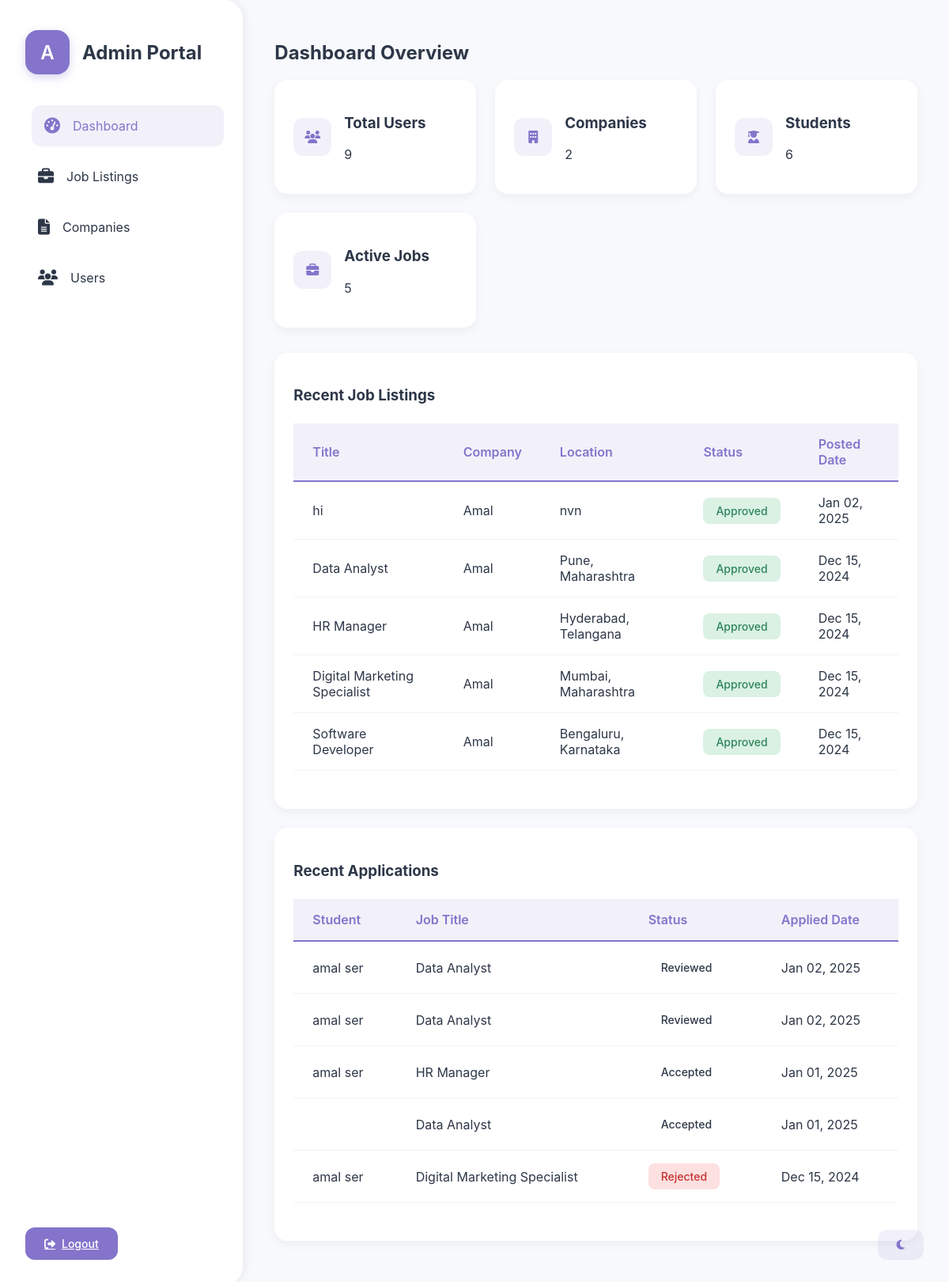
Page /admin_dashboard.php (signed in) on the committed database.
### tables this page shows
CREATE TABLE `job_listings` (
  `id` int(11) NOT NULL,
  `company_id` int(11) DEFAULT NULL,
  `title` varchar(100) NOT NULL,
  `description` text NOT NULL,
  `requirements` text DEFAULT NULL,
  `salary` varchar(50) DEFAULT NULL,
  `location` varchar(100) DEFAULT NULL,
  `job_type` enum('full-time','part-time','contract','internship') DEFAULT 'full-time',
  `image_path` varchar(255) DEFAULT NULL,
  `posted_at` timestamp NULL DEFAULT current_timestamp(),
  `status` enum('pending','approved','rejected') DEFAULT 'pending',
  `expiration_date` datetime DEFAULT (`posted_at` + interval 30 day)
);

CREATE TABLE `company_profiles` (
  `id` int(11) NOT NULL,
  `user_id` int(11) DEFAULT NULL,
  `company_name` varchar(100) NOT NULL,
  `description` text DEFAULT NULL,
  `website` varchar(255) DEFAULT NULL
);

CREATE TABLE `job_applications` (
  `id` int(11) NOT NULL,
  `job_id` int(11) DEFAULT NULL,
  `student_id` int(11) DEFAULT NULL,
  `application_date` timestamp NULL DEFAULT current_timestamp(),
  `status` enum('pending','reviewed','accepted','rejected') DEFAULT 'pending'
);

CREATE TABLE `student_profiles` (
  `id` int(11) NOT NULL,
  `user_id` int(11) DEFAULT NULL,
  `full_name` varchar(100) NOT NULL,
  `date_of_birth` date DEFAULT NULL,
  `education` text DEFAULT NULL,
  `skills` text DEFAULT NULL,
  `resume_path` varchar(255) DEFAULT NULL
);

### pages/admin/dashboard.php (the view, shortened to what this page needs)
<?php
$total_users = mysqli_fetch_assoc(mysqli_query($conn, "SELECT COUNT(*) as count FROM users"))['count'];
$total_companies = mysqli_fetch_assoc(mysqli_query($conn, "SELECT COUNT(*) as count FROM users WHERE user_type = 'company'"))['count'];
$total_students = mysqli_fetch_assoc(mysqli_query($conn, "SELECT COUNT(*) as count FROM users WHERE user_type = 'student'"))['count'];
$total_jobs = mysqli_fetch_assoc(mysqli_query($conn, "SELECT COUNT(*) as count FROM job_listings"))['count'];
?>
<h2>Dashboard Overview</h2>
<div class="analytics-grid">
    <div class="analytics-card">
        <div class="analytics-icon">
            <i class="fas fa-users"></i>
        </div>
        <div>
            <h3>Total Users</h3>
            <p><?php echo $total_users; ?></p>
        </div>
    </div>
    <div class="analytics-card">
        <div class="analytics-icon">
            <i class="fas fa-building"></i>
        </div>
        <div>
            <h3>Companies</h3>
            <p><?php echo $total_companies; ?></p>
        </div>
    </div>
    <div class="analytics-card">
        <div class="analytics-icon">
            <i class="fas fa-user-graduate"></i>
        </div>
        <div>
            <h3>Students</h3>
            <p><?php echo $total_students; ?></p>
        </div>
    </div>
    <div class="analytics-card">
        <div class="analytics-icon">
            <i class="fas fa-briefcase"></i>
        </div>
        <div>
            <h3>Active Jobs</h3>
            <p><?php echo $total_jobs; ?></p>
        </div>
    </div>
</div>
<div class="card">
    <h3>Recent Job Listings</h3>
    <table>
        <thead>
            <tr>
                <th>Title</th>
                <th>Company</th>
                <th>Location</th>
                <th>Status</th>
                <th>Posted Date</th>
            </tr>
        </thead>
        <tbody>
            <?php
            $recent_jobs_query = "SELECT j.*, c.company_name
                                FROM job_listings j
                                LEFT JOIN company_profiles c ON j.company_id = c.id
                                ORDER BY j.posted_at DESC LIMIT 5";
            $recent_jobs = mysqli_query($conn, $recent_jobs_query);
            while($job = mysqli_fetch_assoc($recent_jobs)) {
            ?>
            <tr>
                <td><?php echo $job['title']; ?></td>
                <td><?php echo $job['company_name']; ?></td>
                <td><?php echo $job['location']; ?></td>
                <td><span class="status-badge status-<?php echo $job['status']; ?>"><?php echo ucfirst($job['status']); ?></span></td>
                <td><?php echo date('M d, Y', strtotime($job['posted_at'])); ?></td>
            </tr>
            <?php } ?>
        </tbody>
    </table>
</div>
<div class="card">
    <h3>Recent Applications</h3>
    <table>
        <thead>
            <tr>
                <th>Student</th>
                <th>Job Title</th>
                <th>Status</th>
                <th>Applied Date</th>
            </tr>
        </thead>
        <tbody>
            <?php
            $recent_applications_query = "SELECT a.*, j.title, s.full_name
                                        FROM job_applications a
                                        LEFT JOIN job_listings j ON a.job_id = j.id
                                        LEFT JOIN student_profiles s ON a.student_id = s.id
                                        ORDER BY a.application_date DESC LIMIT 5";
            $recent_applications = mysqli_query($conn, $recent_applications_query);
            while($application = mysqli_fetch_assoc($recent_applications)) {
            ?>
            <tr>
                <td><?php echo $application['full_name']; ?></td>
                <td><?php echo $application['title']; ?></td>
                <td><span class="status-badge status-<?php echo $application['status']; ?>"><?php echo ucfirst($application['status']); ?></span></td>
                <td><?php echo date('M d, Y', strtotime($application['application_date'])); ?></td>
            </tr>
            <?php } ?>
        </tbody>
    </table>
</div>

### shared-styles.css (style rules this page uses)
:root { --primary-color: #8474cb; --primary-hover: #7264bb; --secondary-color: #4a5568; --background-light: #f8f9fc; --background-dark: #1a1c25; --text-light: #2d3748; --text-dark: #e2e8f0; --card-light: #ffffff; --card-dark: #242631; --accent-color: #ed64a6; --success-color: #48bb78; --warning-color: #ecc94b; --danger-color: #f56565; }
body { font-family: 'Inter', 'Segoe UI', sans-serif; margin: 0; padding: 0; transition: background-color 0.3s, color 0.3s; background-color: var(--background-light); color: var(--text-light); }
.card { background-color: var(--card-light); border-radius: 16px; box-shadow: 0 4px 12px rgba(0, 0, 0, 0.05); padding: 1.5rem; margin-bottom: 1.5rem; transition: transform 0.3s ease, box-shadow 0.3s ease; }
table { width: 100%; border-collapse: separate; border-spacing: 0; margin: 1.5rem 0; }
th { background-color: rgba(132, 116, 203, 0.1); color: var(--primary-color); font-weight: 600; padding: 1rem 1.5rem; text-align: left; border-bottom: 2px solid var(--primary-color); }
td { padding: 1rem 1.5rem; border-bottom: 1px solid rgba(132, 116, 203, 0.1); }
.status-badge { display: inline-flex; align-items: center; padding: 0.5rem 1rem; font-size: 0.875rem; font-weight: 500; border-radius: 8px; text-transform: capitalize; }
.status-approved { background-color: rgba(72, 187, 120, 0.2); color: #2f855a; }
.status-rejected { background-color: rgba(245, 101, 101, 0.2); color: #c53030; }

### admin_dashboard.php (style rules this page uses)
.analytics-grid { display: grid; grid-template-columns: repeat(auto-fit, minmax(240px, 1fr)); gap: 1.5rem; margin-bottom: 2rem; }
.analytics-card { background: var(--card-light); border-radius: 16px; padding: 1.5rem; display: flex; align-items: center; gap: 1rem; box-shadow: 0 4px 12px rgba(0, 0, 0, 0.05); transition: transform 0.3s ease; }
.analytics-icon { width: 48px; height: 48px; border-radius: 12px; background: rgba(132, 116, 203, 0.1); display: flex; align-items: center; justify-content: center; color: var(--primary-color); }

### rows in the picture
job_listings: title "hi", company.company_name "Amal", location "nvn", status "Approved", posted_at "Jan 02, 2025"
job_listings: title "Data Analyst", company.company_name "Amal", location "Pune, Maharashtra", status "Approved", posted_at "Dec 15, 2024"
job_listings: title "HR Manager", company.company_name "Amal", location "Hyderabad, Telangana", status "Approved", posted_at "Dec 15, 2024"
job_listings: title "Digital Marketing Specialist", company.company_name "Amal", location "Mumbai, Maharashtra", status "Approved", posted_at "Dec 15, 2024"
job_listings: title "Software Developer", company.company_name "Amal", location "Bengaluru, Karnataka", status "Approved", posted_at "Dec 15, 2024"
job_applications: student.full_name "amal ser", job.title "Data Analyst", status "Reviewed", application_date "Jan 02, 2025"
job_applications: student.full_name "amal ser", job.title "Data Analyst", status "Reviewed", application_date "Jan 02, 2025"
job_applications: student.full_name "amal ser", job.title "HR Manager", status "Accepted", application_date "Jan 01, 2025"
job_applications: job.title "Data Analyst", status "Accepted", application_date "Jan 01, 2025"
job_applications: student.full_name "amal ser", job.title "Digital Marketing Specialist", status "Rejected", application_date "Dec 15, 2024"

### other values in the picture
$total_users "9"
$total_companies "2"
$total_students "6"
$total_jobs "5"
